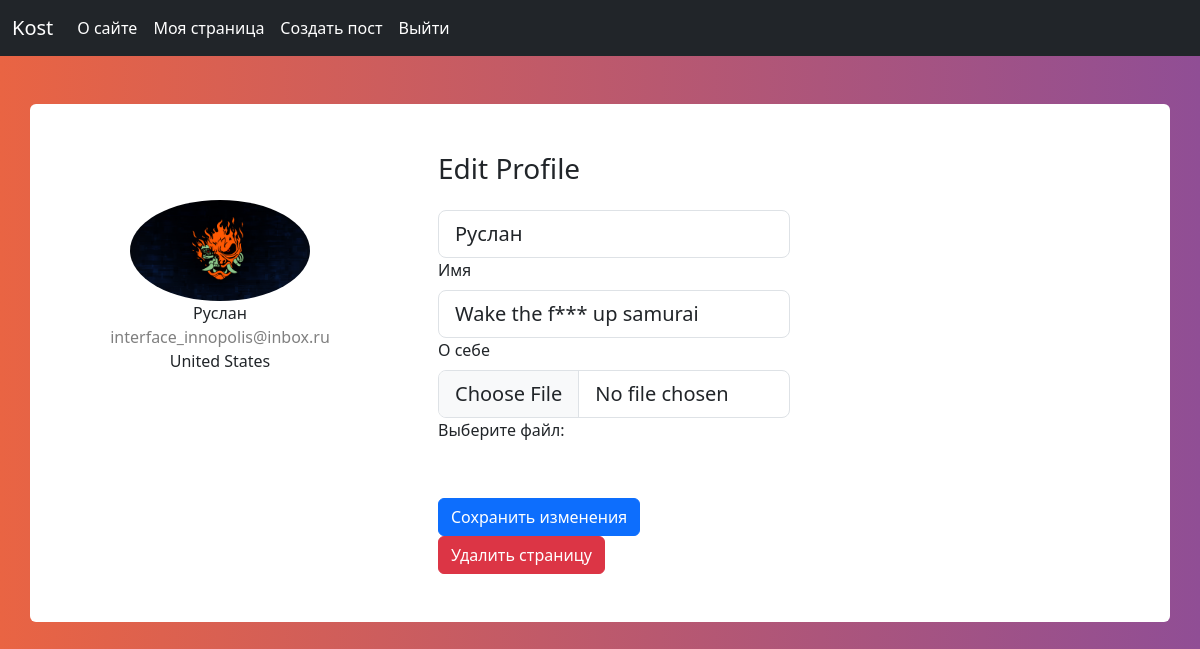
The app's page /edit_profile (signed in) with its own data.
### data/users.py (models this page shows, shortened)
class User(SqlAlchemyBase, UserMixin):
    __tablename__ = "users"
    id = Column(Integer, primary_key=True, autoincrement=True)
    email = Column(String, unique=True)
    password = Column(String)
    name = Column(String)
    image = Column(String)
    about = Column(String)
    articles = relationship('Article', back_populates="user")

### main.py (the view, shortened to what this page needs)
@app.route('/edit_profile', methods=['POST', 'GET'])
@login_required
def edit_profile():
    sess = create_session()
    user = sess.query(User).get(current_user.id)
    form = EditProfileForm()
    form.name.data = user.name
    form.about.data = user.about
    return render_template('edit_profile.html', form=form)

### forms/edit_profile.py
class EditProfileForm(FlaskForm):
    name = StringField('Имя')
    about = StringField('О себе')
    image = FileField('Выберите файл:')
    submit = SubmitField('Сохранить изменения')

### data/db_session.py (called while the page is built)
def create_session() -> Session:
    global __factory
    return __factory()

### main.py (called while the page is built)
@login_manager.user_loader
def load_user(user_id):
    return create_session().query(User).get(user_id)

### templates/edit_profile.html (shortened to what this page needs)
{% extends 'base.html' %}
{% block content %}
<div class="container rounded bg-white mt-5">
    <div class="row">
        <div class="col-md-4 border-right">
            <div class="d-flex flex-column align-items-center text-center p-3 py-5">
                <img class="rounded-circle mt-5"
                     src="\static\img\{{current_user.image}}"
                     width="180">
                <span class="font-weight-bold">{{current_user.name}}</span><span
                    class="text-black-50">{{current_user.email}}</span><span>United States</span>
            </div>
        </div>
        <div class="col-md-8">
            <div class="p-3 py-5">
                <div class="d-flex justify-content-between align-items-center mb-3">
                    <h3 class="text-right">Edit Profile</h3>
                </div>
                <form method="post" enctype="multipart/form-data">
                    <div class="col-md-6">
                        {{ form.name(class="form-control
                        form-control-lg") }}
                        {{ form.name.label(class="form-label")}}
                    </div>
                    <div class="col-md-6">
                        {{ form.about(class="form-control
                        form-control-lg") }}
                        {{ form.about.label(class="form-label")}}
                    </div>
                    <div class="col-md-6">
                        {{ form.image(class="form-control
                        form-control-lg") }}
                        {{ form.image.label(class="form-label")}}
                    </div>
                    <div class="mt-5 text-right">
                        {{ form.submit(class="btn btn-primary profile-button")
                        }}
                    </div>
                </form>
                <form action="/delete_user/{{current_user.id}}" method="post">
                    <input type="submit" value="Удалить страницу"
                           class="btn btn-danger"></input>
                </form>
            </div>
        </div>
    </div>
</div>
{% endblock %}

### static/css/style.css (style rules this page uses)
body { background: #654ea3; background: linear-gradient(to right, #e96443, #904e95); min-height: 100vh; overflow-x:hidden; }
body { background-color: #eee;font-family: "Poppins", sans-serif;font-weight: 300 }
.form-control { border-radius: 26px }

### records on screen
User: image (picture), name "Руслан", email "interface_innopolis@inbox.ru", about "Wake the f*** up samurai"
